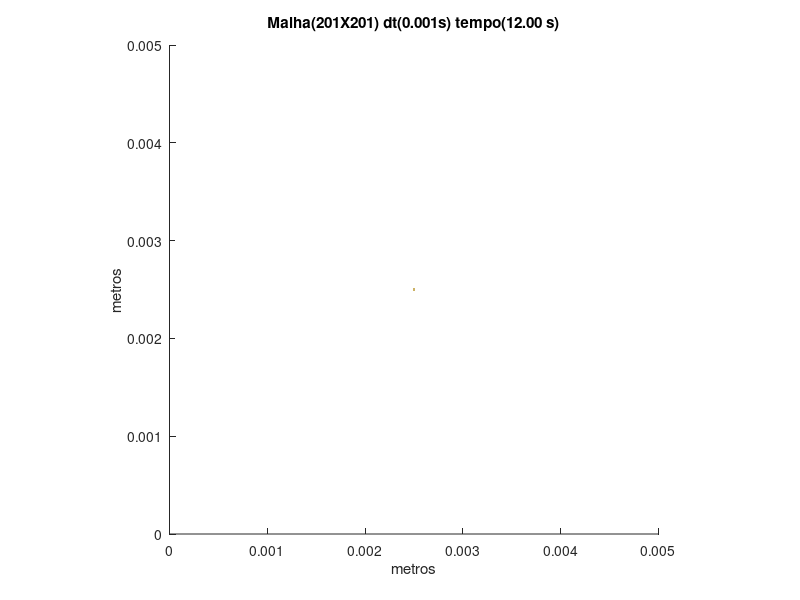

This figure's MATLAB source:
set (gca,'PlotBoxAspectRatio',[1 1 1],'Xlim',[0,0.005],'Ylim',[0,0.005])
hold on
title('Malha(201X201) dt(0.001s) tempo(12.00 s)')
hold on
ylabel('metros')
hold on
xlabel('metros')
hold on

fill([0.00248756218905473 0.00248756218905473 0.00251243781094527 0.00251243781094527],[0.00248756218905473 0.00251243781094527 0.00251243781094527 0.00248756218905473],[0.8,0.7,0.4],'LineStyle','none')
